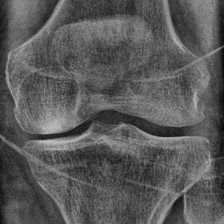
#> input picture kneeoa/Preprocessing/Different_images/9048979L_NEW.png, 224 x 224 px
$ python sampleTests.py
#> lines starting #> are read from the running program, lines starting #| are printed output that depends on the picture

import cv2, time
import numpy as np

img = cv2.imread("Different_images/9048979L_NEW.png",0)
#> img is the input picture: shape (224, 224); min 11, max 191, mean 89.7
img = np.array(img,dtype=np.uint8)
processed_img = cv2.Canny(img, threshold1=125, threshold2=190)
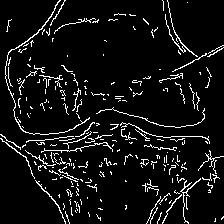
#> processed_img: shape (224, 224); 7.1% white in thin lines or dots
cv2.imwrite("Different_images/9048979L_Edge.png",processed_img)

$ run again, with kneeoa/Preprocessing/Different_images/9179789L_NEW.png copied over kneeoa/Preprocessing/Different_images/9048979L_NEW.png
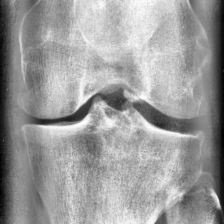
#> input picture kneeoa/Preprocessing/Different_images/9179789L_NEW.png, 224 x 224 px
#> img is the input picture: shape (224, 224); min 0, max 255, mean 155.2
#> `processed_img = cv2.Canny(img, threshold1=125, threshold2=190)`:
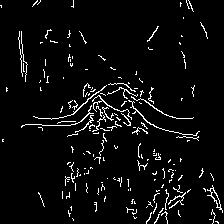
#> processed_img: shape (224, 224); 4.7% white in thin lines or dots

$ run again, with kneeoa/Preprocessing/Different_images/9217481L_NEW.png copied over kneeoa/Preprocessing/Different_images/9048979L_NEW.png
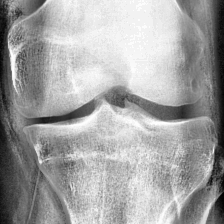
#> input picture kneeoa/Preprocessing/Different_images/9217481L_NEW.png, 224 x 224 px
#> img is the input picture: shape (224, 224); min 0, max 255, mean 162.7
#> `processed_img = cv2.Canny(img, threshold1=125, threshold2=190)`:
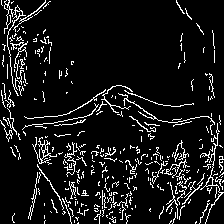
#> processed_img: shape (224, 224); 9% white in thin lines or dots

$ run again, with kneeoa/Preprocessing/Different_images/9280249L_NEW.png copied over kneeoa/Preprocessing/Different_images/9048979L_NEW.png
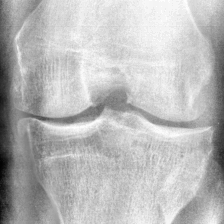
#> input picture kneeoa/Preprocessing/Different_images/9280249L_NEW.png, 224 x 224 px
#> img is the input picture: shape (224, 224); min 3, max 255, mean 185.5
#> `processed_img = cv2.Canny(img, threshold1=125, threshold2=190)`:
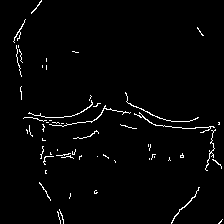
#> processed_img: shape (224, 224); 2.2% white in thin lines or dots
